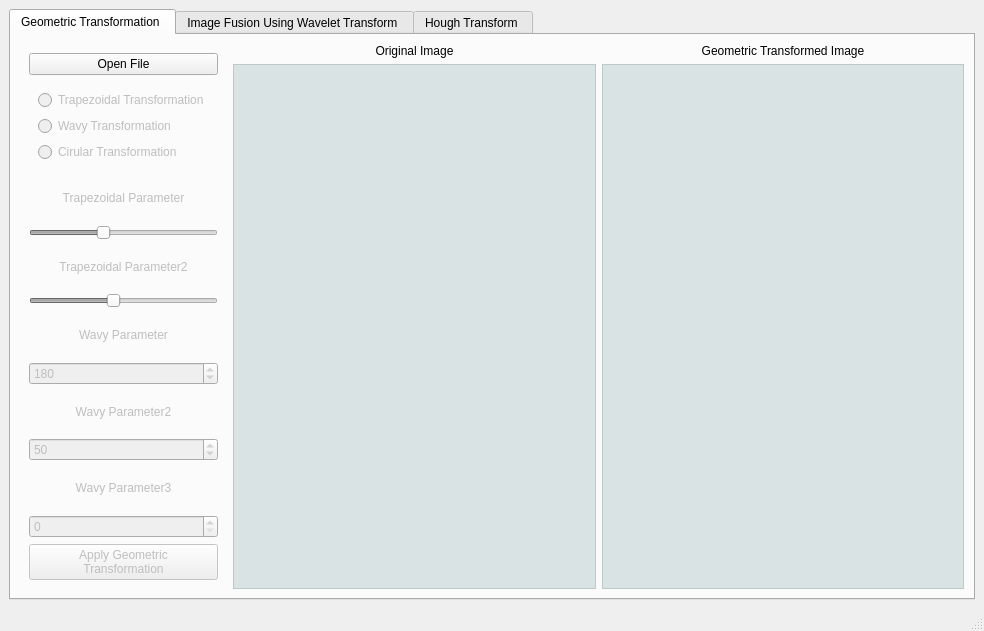
<?xml version="1.0" encoding="UTF-8"?>
<ui version="4.0">
 <class>HW6</class>
 <widget class="QMainWindow" name="HW6">
  <property name="geometry">
   <rect>
    <x>0</x>
    <y>0</y>
    <width>984</width>
    <height>631</height>
   </rect>
  </property>
  <property name="windowTitle">
   <string>HW6</string>
  </property>
  <widget class="QWidget" name="centralwidget">
   <layout class="QHBoxLayout" name="horizontalLayout">
    <item>
     <widget class="QTabWidget" name="tabWidget">
      <property name="currentIndex">
       <number>0</number>
      </property>
      <widget class="QWidget" name="tab">
       <attribute name="title">
        <string>Geometric Transformation </string>
       </attribute>
       <layout class="QHBoxLayout" name="horizontalLayout_4">
        <item>
         <layout class="QHBoxLayout" name="horizontalLayout_3">
          <item>
           <widget class="QWidget" name="widget_2" native="true">
            <property name="sizePolicy">
             <sizepolicy hsizetype="Maximum" vsizetype="Preferred">
              <horstretch>0</horstretch>
              <verstretch>0</verstretch>
             </sizepolicy>
            </property>
            <layout class="QVBoxLayout" name="verticalLayout">
             <item>
              <widget class="QPushButton" name="btnGeoOpen">
               <property name="text">
                <string>Open File</string>
               </property>
              </widget>
             </item>
             <item>
              <widget class="QWidget" name="widget" native="true">
               <property name="enabled">
                <bool>false</bool>
               </property>
               <property name="sizePolicy">
                <sizepolicy hsizetype="Preferred" vsizetype="Fixed">
                 <horstretch>0</horstretch>
                 <verstretch>0</verstretch>
                </sizepolicy>
               </property>
               <layout class="QVBoxLayout" name="verticalLayout_2">
                <item>
                 <widget class="QRadioButton" name="rbnTrapezoidal">
                  <property name="text">
                   <string>Trapezoidal Transformation</string>
                  </property>
                 </widget>
                </item>
                <item>
                 <widget class="QRadioButton" name="rbnWavy">
                  <property name="text">
                   <string>Wavy Transformation</string>
                  </property>
                 </widget>
                </item>
                <item>
                 <widget class="QRadioButton" name="rbnCircular">
                  <property name="text">
                   <string>Cirular Transformation</string>
                  </property>
                 </widget>
                </item>
               </layout>
              </widget>
             </item>
             <item>
              <widget class="QLabel" name="lblTrapezoidalParam">
               <property name="enabled">
                <bool>false</bool>
               </property>
               <property name="text">
                <string>Trapezoidal Parameter</string>
               </property>
               <property name="alignment">
                <set>Qt::AlignCenter</set>
               </property>
              </widget>
             </item>
             <item>
              <widget class="QSlider" name="hsdTrapezoidalParam">
               <property name="enabled">
                <bool>false</bool>
               </property>
               <property name="minimum">
                <number>10</number>
               </property>
               <property name="maximum">
                <number>49</number>
               </property>
               <property name="value">
                <number>25</number>
               </property>
               <property name="orientation">
                <enum>Qt::Horizontal</enum>
               </property>
              </widget>
             </item>
             <item>
              <widget class="QLabel" name="lblTrapezoidalParam2">
               <property name="enabled">
                <bool>false</bool>
               </property>
               <property name="text">
                <string>Trapezoidal Parameter2</string>
               </property>
               <property name="alignment">
                <set>Qt::AlignCenter</set>
               </property>
              </widget>
             </item>
             <item>
              <widget class="QSlider" name="hsdTrapezoidalParam2">
               <property name="enabled">
                <bool>false</bool>
               </property>
               <property name="minimum">
                <number>10</number>
               </property>
               <property name="maximum">
                <number>100</number>
               </property>
               <property name="value">
                <number>50</number>
               </property>
               <property name="orientation">
                <enum>Qt::Horizontal</enum>
               </property>
              </widget>
             </item>
             <item>
              <widget class="QLabel" name="lblWavyParam">
               <property name="enabled">
                <bool>false</bool>
               </property>
               <property name="text">
                <string>Wavy Parameter</string>
               </property>
               <property name="alignment">
                <set>Qt::AlignCenter</set>
               </property>
              </widget>
             </item>
             <item>
              <widget class="QSpinBox" name="spbWavyParam">
               <property name="enabled">
                <bool>false</bool>
               </property>
               <property name="minimum">
                <number>10</number>
               </property>
               <property name="maximum">
                <number>360</number>
               </property>
               <property name="singleStep">
                <number>10</number>
               </property>
               <property name="value">
                <number>180</number>
               </property>
              </widget>
             </item>
             <item>
              <widget class="QLabel" name="lblWavyParam2">
               <property name="enabled">
                <bool>false</bool>
               </property>
               <property name="text">
                <string>Wavy Parameter2</string>
               </property>
               <property name="alignment">
                <set>Qt::AlignCenter</set>
               </property>
              </widget>
             </item>
             <item>
              <widget class="QSpinBox" name="spbWavyParam2">
               <property name="enabled">
                <bool>false</bool>
               </property>
               <property name="minimum">
                <number>10</number>
               </property>
               <property name="maximum">
                <number>90</number>
               </property>
               <property name="singleStep">
                <number>10</number>
               </property>
               <property name="value">
                <number>50</number>
               </property>
              </widget>
             </item>
             <item>
              <widget class="QLabel" name="lblWavyParam3">
               <property name="enabled">
                <bool>false</bool>
               </property>
               <property name="text">
                <string>Wavy Parameter3</string>
               </property>
               <property name="alignment">
                <set>Qt::AlignCenter</set>
               </property>
              </widget>
             </item>
             <item>
              <widget class="QSpinBox" name="spbWavyParam3">
               <property name="enabled">
                <bool>false</bool>
               </property>
              </widget>
             </item>
             <item>
              <widget class="QPushButton" name="btnGeoExecute">
               <property name="enabled">
                <bool>false</bool>
               </property>
               <property name="text">
                <string>Apply Geometric
Transformation</string>
               </property>
              </widget>
             </item>
            </layout>
           </widget>
          </item>
          <item>
           <layout class="QGridLayout" name="gridLayout">
            <item row="1" column="0">
             <widget class="QGraphicsView" name="grvGeoOriginal">
              <property name="styleSheet">
               <string notr="true">background-color: rgba(83, 125, 125, 50);</string>
              </property>
              <property name="verticalScrollBarPolicy">
               <enum>Qt::ScrollBarAlwaysOff</enum>
              </property>
              <property name="horizontalScrollBarPolicy">
               <enum>Qt::ScrollBarAlwaysOff</enum>
              </property>
              <property name="sizeAdjustPolicy">
               <enum>QAbstractScrollArea::AdjustToContents</enum>
              </property>
             </widget>
            </item>
            <item row="1" column="1">
             <widget class="QGraphicsView" name="grvGeoTransformed">
              <property name="styleSheet">
               <string notr="true">background-color: rgba(83, 125, 125, 50);</string>
              </property>
              <property name="verticalScrollBarPolicy">
               <enum>Qt::ScrollBarAlwaysOff</enum>
              </property>
              <property name="horizontalScrollBarPolicy">
               <enum>Qt::ScrollBarAlwaysOff</enum>
              </property>
              <property name="sizeAdjustPolicy">
               <enum>QAbstractScrollArea::AdjustToContents</enum>
              </property>
             </widget>
            </item>
            <item row="0" column="0">
             <widget class="QLabel" name="label">
              <property name="text">
               <string>Original Image</string>
              </property>
              <property name="alignment">
               <set>Qt::AlignCenter</set>
              </property>
             </widget>
            </item>
            <item row="0" column="1">
             <widget class="QLabel" name="label_2">
              <property name="text">
               <string>Geometric Transformed Image</string>
              </property>
              <property name="alignment">
               <set>Qt::AlignCenter</set>
              </property>
             </widget>
            </item>
           </layout>
          </item>
         </layout>
        </item>
       </layout>
      </widget>
      <widget class="QWidget" name="tab_2">
       <attribute name="title">
        <string>Image Fusion Using Wavelet Transform </string>
       </attribute>
       <layout class="QHBoxLayout" name="horizontalLayout_5">
        <item>
         <layout class="QHBoxLayout" name="horizontalLayout_2">
          <item>
           <widget class="QWidget" name="widget_3" native="true">
            <property name="sizePolicy">
             <sizepolicy hsizetype="Fixed" vsizetype="Preferred">
              <horstretch>0</horstretch>
              <verstretch>0</verstretch>
             </sizepolicy>
            </property>
            <layout class="QVBoxLayout" name="verticalLayout_3">
             <item>
              <widget class="QPushButton" name="btnDWTOpenA">
               <property name="text">
                <string>Open File A</string>
               </property>
              </widget>
             </item>
             <item>
              <widget class="QPushButton" name="btnDWTOpenB">
               <property name="enabled">
                <bool>false</bool>
               </property>
               <property name="text">
                <string>Open File B</string>
               </property>
              </widget>
             </item>
             <item>
              <widget class="QLabel" name="label_11">
               <property name="enabled">
                <bool>false</bool>
               </property>
               <property name="text">
                <string>DWT order</string>
               </property>
               <property name="alignment">
                <set>Qt::AlignCenter</set>
               </property>
              </widget>
             </item>
             <item>
              <widget class="QSpinBox" name="spbDWTOrder">
               <property name="enabled">
                <bool>false</bool>
               </property>
               <property name="minimum">
                <number>1</number>
               </property>
               <property name="maximum">
                <number>3</number>
               </property>
              </widget>
             </item>
             <item>
              <widget class="QPushButton" name="btnDWTExecuteA">
               <property name="enabled">
                <bool>false</bool>
               </property>
               <property name="text">
                <string>Apply DWT On A</string>
               </property>
              </widget>
             </item>
             <item>
              <widget class="QPushButton" name="btnDWTExecuteB">
               <property name="enabled">
                <bool>false</bool>
               </property>
               <property name="text">
                <string>Apply DWT On B</string>
               </property>
              </widget>
             </item>
             <item>
              <widget class="QPushButton" name="btnDWTExecuteFuse">
               <property name="enabled">
                <bool>false</bool>
               </property>
               <property name="text">
                <string>Image Fusioin</string>
               </property>
              </widget>
             </item>
             <item>
              <widget class="QPushButton" name="btnDWTExecuteInverse">
               <property name="enabled">
                <bool>false</bool>
               </property>
               <property name="text">
                <string>Inverse DWT</string>
               </property>
              </widget>
             </item>
             <item>
              <spacer name="verticalSpacer_2">
               <property name="orientation">
                <enum>Qt::Vertical</enum>
               </property>
               <property name="sizeHint" stdset="0">
                <size>
                 <width>20</width>
                 <height>40</height>
                </size>
               </property>
              </spacer>
             </item>
            </layout>
           </widget>
          </item>
          <item>
           <layout class="QGridLayout" name="gridLayout_2">
            <item row="0" column="0">
             <widget class="QLabel" name="label_3">
              <property name="text">
               <string>Image A</string>
              </property>
              <property name="alignment">
               <set>Qt::AlignCenter</set>
              </property>
             </widget>
            </item>
            <item row="0" column="1">
             <widget class="QLabel" name="label_4">
              <property name="text">
               <string>DWT Of A</string>
              </property>
              <property name="alignment">
               <set>Qt::AlignCenter</set>
              </property>
             </widget>
            </item>
            <item row="1" column="0">
             <widget class="QGraphicsView" name="grvDWTOriginalA">
              <property name="styleSheet">
               <string notr="true">background-color: rgba(83, 125, 125, 50);</string>
              </property>
              <property name="verticalScrollBarPolicy">
               <enum>Qt::ScrollBarAlwaysOff</enum>
              </property>
              <property name="horizontalScrollBarPolicy">
               <enum>Qt::ScrollBarAlwaysOff</enum>
              </property>
              <property name="sizeAdjustPolicy">
               <enum>QAbstractScrollArea::AdjustToContents</enum>
              </property>
             </widget>
            </item>
            <item row="1" column="1">
             <widget class="QGraphicsView" name="grvDWTTransformedA">
              <property name="styleSheet">
               <string notr="true">background-color: rgba(83, 125, 125, 50);</string>
              </property>
              <property name="verticalScrollBarPolicy">
               <enum>Qt::ScrollBarAlwaysOff</enum>
              </property>
              <property name="horizontalScrollBarPolicy">
               <enum>Qt::ScrollBarAlwaysOff</enum>
              </property>
              <property name="sizeAdjustPolicy">
               <enum>QAbstractScrollArea::AdjustToContents</enum>
              </property>
             </widget>
            </item>
            <item row="2" column="0">
             <widget class="QLabel" name="label_5">
              <property name="text">
               <string>Image B</string>
              </property>
              <property name="alignment">
               <set>Qt::AlignCenter</set>
              </property>
             </widget>
            </item>
            <item row="2" column="1">
             <widget class="QLabel" name="label_6">
              <property name="text">
               <string>DWT of B</string>
              </property>
              <property name="alignment">
               <set>Qt::AlignCenter</set>
              </property>
             </widget>
            </item>
            <item row="3" column="0">
             <widget class="QGraphicsView" name="grvDWTOriginalB">
              <property name="styleSheet">
               <string notr="true">background-color: rgba(83, 125, 125, 50);</string>
              </property>
              <property name="verticalScrollBarPolicy">
               <enum>Qt::ScrollBarAlwaysOff</enum>
              </property>
              <property name="horizontalScrollBarPolicy">
               <enum>Qt::ScrollBarAlwaysOff</enum>
              </property>
              <property name="sizeAdjustPolicy">
               <enum>QAbstractScrollArea::AdjustToContents</enum>
              </property>
             </widget>
            </item>
            <item row="3" column="1">
             <widget class="QGraphicsView" name="grvDWTTransformedB">
              <property name="styleSheet">
               <string notr="true">background-color: rgba(83, 125, 125, 50);</string>
              </property>
              <property name="verticalScrollBarPolicy">
               <enum>Qt::ScrollBarAlwaysOff</enum>
              </property>
              <property name="horizontalScrollBarPolicy">
               <enum>Qt::ScrollBarAlwaysOff</enum>
              </property>
              <property name="sizeAdjustPolicy">
               <enum>QAbstractScrollArea::AdjustToContents</enum>
              </property>
             </widget>
            </item>
            <item row="4" column="0">
             <widget class="QLabel" name="label_7">
              <property name="text">
               <string>Fused DWT</string>
              </property>
              <property name="alignment">
               <set>Qt::AlignCenter</set>
              </property>
             </widget>
            </item>
            <item row="4" column="1">
             <widget class="QLabel" name="label_8">
              <property name="text">
               <string>Fused Image</string>
              </property>
              <property name="alignment">
               <set>Qt::AlignCenter</set>
              </property>
             </widget>
            </item>
            <item row="5" column="0">
             <widget class="QGraphicsView" name="grvDWTTransformedFused">
              <property name="styleSheet">
               <string notr="true">background-color: rgba(83, 125, 125, 50);</string>
              </property>
              <property name="verticalScrollBarPolicy">
               <enum>Qt::ScrollBarAlwaysOff</enum>
              </property>
              <property name="horizontalScrollBarPolicy">
               <enum>Qt::ScrollBarAlwaysOff</enum>
              </property>
              <property name="sizeAdjustPolicy">
               <enum>QAbstractScrollArea::AdjustToContents</enum>
              </property>
             </widget>
            </item>
            <item row="5" column="1">
             <widget class="QGraphicsView" name="grvDWTInversedFused">
              <property name="styleSheet">
               <string notr="true">background-color: rgba(83, 125, 125, 50);</string>
              </property>
              <property name="verticalScrollBarPolicy">
               <enum>Qt::ScrollBarAlwaysOff</enum>
              </property>
              <property name="horizontalScrollBarPolicy">
               <enum>Qt::ScrollBarAlwaysOff</enum>
              </property>
              <property name="sizeAdjustPolicy">
               <enum>QAbstractScrollArea::AdjustToContents</enum>
              </property>
             </widget>
            </item>
           </layout>
          </item>
         </layout>
        </item>
       </layout>
      </widget>
      <widget class="QWidget" name="tab_3">
       <attribute name="title">
        <string>Hough Transform </string>
       </attribute>
       <layout class="QHBoxLayout" name="horizontalLayout_7">
        <item>
         <layout class="QVBoxLayout" name="verticalLayout_4">
          <item>
           <layout class="QGridLayout" name="gridLayout_4">
            <item row="3" column="0">
             <widget class="QWidget" name="widget_5" native="true">
              <property name="enabled">
               <bool>false</bool>
              </property>
              <layout class="QGridLayout" name="gridLayout_5">
               <item row="2" column="1">
                <widget class="QSlider" name="hsdHoughThreshold">
                 <property name="minimum">
                  <number>50</number>
                 </property>
                 <property name="maximum">
                  <number>250</number>
                 </property>
                 <property name="value">
                  <number>100</number>
                 </property>
                 <property name="orientation">
                  <enum>Qt::Horizontal</enum>
                 </property>
                </widget>
               </item>
               <item row="2" column="0">
                <widget class="QLabel" name="lblHoughThreshold">
                 <property name="text">
                  <string>Hough Threshold: </string>
                 </property>
                </widget>
               </item>
               <item row="1" column="1">
                <widget class="QSlider" name="hsdCanny2">
                 <property name="minimum">
                  <number>100</number>
                 </property>
                 <property name="maximum">
                  <number>250</number>
                 </property>
                 <property name="value">
                  <number>200</number>
                 </property>
                 <property name="orientation">
                  <enum>Qt::Horizontal</enum>
                 </property>
                </widget>
               </item>
               <item row="1" column="0">
                <widget class="QLabel" name="lblCanny2">
                 <property name="text">
                  <string>Canny Threshold2:</string>
                 </property>
                </widget>
               </item>
               <item row="0" column="0">
                <widget class="QLabel" name="lblCanny1">
                 <property name="text">
                  <string>Canny Threshold1:</string>
                 </property>
                </widget>
               </item>
               <item row="0" column="1">
                <widget class="QSlider" name="hsdCanny1">
                 <property name="maximum">
                  <number>250</number>
                 </property>
                 <property name="value">
                  <number>50</number>
                 </property>
                 <property name="orientation">
                  <enum>Qt::Horizontal</enum>
                 </property>
                </widget>
               </item>
              </layout>
             </widget>
            </item>
            <item row="0" column="0">
             <widget class="QLabel" name="label_9">
              <property name="text">
               <string>Original Image</string>
              </property>
              <property name="alignment">
               <set>Qt::AlignCenter</set>
              </property>
             </widget>
            </item>
            <item row="0" column="1">
             <widget class="QLabel" name="label_10">
              <property name="text">
               <string>Hoguh Transformed Image</string>
              </property>
              <property name="alignment">
               <set>Qt::AlignCenter</set>
              </property>
             </widget>
            </item>
            <item row="1" column="0">
             <widget class="QGraphicsView" name="grvHoughOriginal">
              <property name="styleSheet">
               <string notr="true">background-color: rgba(83, 125, 125, 50);</string>
              </property>
              <property name="verticalScrollBarPolicy">
               <enum>Qt::ScrollBarAlwaysOff</enum>
              </property>
              <property name="horizontalScrollBarPolicy">
               <enum>Qt::ScrollBarAlwaysOff</enum>
              </property>
              <property name="sizeAdjustPolicy">
               <enum>QAbstractScrollArea::AdjustToContents</enum>
              </property>
             </widget>
            </item>
            <item row="1" column="1">
             <widget class="QGraphicsView" name="grvHoughTransformed">
              <property name="styleSheet">
               <string notr="true">background-color: rgba(83, 125, 125, 50);</string>
              </property>
              <property name="verticalScrollBarPolicy">
               <enum>Qt::ScrollBarAlwaysOff</enum>
              </property>
              <property name="horizontalScrollBarPolicy">
               <enum>Qt::ScrollBarAlwaysOff</enum>
              </property>
              <property name="sizeAdjustPolicy">
               <enum>QAbstractScrollArea::AdjustToContents</enum>
              </property>
             </widget>
            </item>
            <item row="3" column="1">
             <widget class="QWidget" name="widget_4" native="true">
              <property name="enabled">
               <bool>false</bool>
              </property>
              <layout class="QGridLayout" name="gridLayout_3">
               <item row="3" column="2">
                <widget class="QLabel" name="lblDistance">
                 <property name="sizePolicy">
                  <sizepolicy hsizetype="Preferred" vsizetype="Fixed">
                   <horstretch>0</horstretch>
                   <verstretch>0</verstretch>
                  </sizepolicy>
                 </property>
                 <property name="text">
                  <string>Distance: </string>
                 </property>
                </widget>
               </item>
               <item row="2" column="0">
                <widget class="QLabel" name="lblP1">
                 <property name="sizePolicy">
                  <sizepolicy hsizetype="Fixed" vsizetype="Fixed">
                   <horstretch>0</horstretch>
                   <verstretch>0</verstretch>
                  </sizepolicy>
                 </property>
                 <property name="text">
                  <string>P1</string>
                 </property>
                </widget>
               </item>
               <item row="3" column="1">
                <widget class="QSpinBox" name="spbP2">
                 <property name="sizePolicy">
                  <sizepolicy hsizetype="Fixed" vsizetype="Fixed">
                   <horstretch>0</horstretch>
                   <verstretch>0</verstretch>
                  </sizepolicy>
                 </property>
                </widget>
               </item>
               <item row="2" column="2">
                <widget class="QPushButton" name="btnGetDistance">
                 <property name="text">
                  <string>Get Distance</string>
                 </property>
                </widget>
               </item>
               <item row="2" column="1">
                <widget class="QSpinBox" name="spbP1"/>
               </item>
               <item row="3" column="0">
                <widget class="QLabel" name="lblP2">
                 <property name="sizePolicy">
                  <sizepolicy hsizetype="Preferred" vsizetype="Fixed">
                   <horstretch>0</horstretch>
                   <verstretch>0</verstretch>
                  </sizepolicy>
                 </property>
                 <property name="text">
                  <string>P2</string>
                 </property>
                </widget>
               </item>
              </layout>
             </widget>
            </item>
           </layout>
          </item>
          <item>
           <layout class="QHBoxLayout" name="horizontalLayout_6">
            <item>
             <widget class="QPushButton" name="btnHoughOpen">
              <property name="text">
               <string>Open File</string>
              </property>
             </widget>
            </item>
            <item>
             <widget class="QPushButton" name="btnHoughExecute">
              <property name="enabled">
               <bool>false</bool>
              </property>
              <property name="text">
               <string>Apply Hough Transformation</string>
              </property>
             </widget>
            </item>
           </layout>
          </item>
         </layout>
        </item>
       </layout>
      </widget>
     </widget>
    </item>
   </layout>
  </widget>
  <widget class="QMenuBar" name="menubar">
   <property name="geometry">
    <rect>
     <x>0</x>
     <y>0</y>
     <width>984</width>
     <height>25</height>
    </rect>
   </property>
  </widget>
  <widget class="QStatusBar" name="statusbar"/>
 </widget>
 <resources/>
 <connections/>
</ui>
